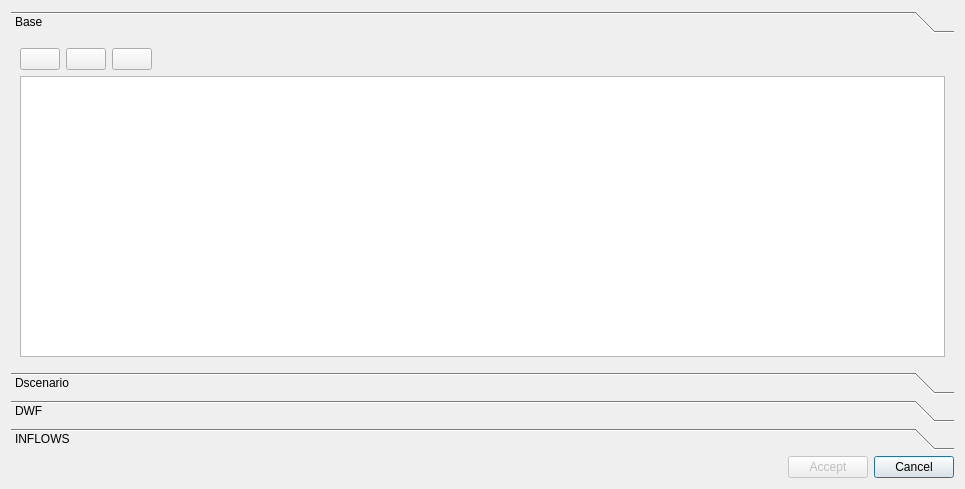
<?xml version="1.0" encoding="UTF-8"?>
<ui version="4.0">
 <class>info_epa</class>
 <widget class="QDialog" name="info_epa">
  <property name="geometry">
   <rect>
    <x>0</x>
    <y>0</y>
    <width>965</width>
    <height>489</height>
   </rect>
  </property>
  <property name="minimumSize">
   <size>
    <width>182</width>
    <height>229</height>
   </size>
  </property>
  <property name="windowTitle">
   <string>InfoEpa</string>
  </property>
  <layout class="QGridLayout" name="gridLayout_5">
   <item row="1" column="0">
    <layout class="QGridLayout" name="lyt_buttons">
     <item row="0" column="2">
      <widget class="QPushButton" name="btn_cancel">
       <property name="text">
        <string>Cancel</string>
       </property>
      </widget>
     </item>
     <item row="0" column="0">
      <spacer name="horizontalSpacer_3">
       <property name="orientation">
        <enum>Qt::Horizontal</enum>
       </property>
       <property name="sizeHint" stdset="0">
        <size>
         <width>40</width>
         <height>20</height>
        </size>
       </property>
      </spacer>
     </item>
     <item row="0" column="1">
      <widget class="QPushButton" name="btn_accept">
       <property name="enabled">
        <bool>false</bool>
       </property>
       <property name="text">
        <string>Accept</string>
       </property>
      </widget>
     </item>
    </layout>
   </item>
   <item row="0" column="0">
    <widget class="QToolBox" name="toolBox">
     <property name="currentIndex">
      <number>0</number>
     </property>
     <widget class="QWidget" name="page_base">
      <property name="geometry">
       <rect>
        <x>0</x>
        <y>0</y>
        <width>947</width>
        <height>332</height>
       </rect>
      </property>
      <attribute name="label">
       <string>Base</string>
      </attribute>
      <layout class="QGridLayout" name="gridLayout_4">
       <item row="3" column="0">
        <layout class="QGridLayout" name="lyt_base">
         <item row="0" column="0">
          <widget class="QTableView" name="tbl"/>
         </item>
        </layout>
       </item>
       <item row="0" column="0">
        <layout class="QHBoxLayout" name="horizontalLayout">
         <item>
          <widget class="QPushButton" name="btn_add_base">
           <property name="text">
            <string/>
           </property>
          </widget>
         </item>
         <item>
          <widget class="QPushButton" name="btn_delete_base">
           <property name="text">
            <string/>
           </property>
          </widget>
         </item>
         <item>
          <widget class="QPushButton" name="btn_edit_base">
           <property name="text">
            <string/>
           </property>
          </widget>
         </item>
         <item>
          <spacer name="horizontalSpacer">
           <property name="orientation">
            <enum>Qt::Horizontal</enum>
           </property>
           <property name="sizeHint" stdset="0">
            <size>
             <width>40</width>
             <height>20</height>
            </size>
           </property>
          </spacer>
         </item>
        </layout>
       </item>
      </layout>
     </widget>
     <widget class="QWidget" name="page_dscenario">
      <property name="geometry">
       <rect>
        <x>0</x>
        <y>0</y>
        <width>134</width>
        <height>122</height>
       </rect>
      </property>
      <attribute name="label">
       <string>Dscenario</string>
      </attribute>
      <layout class="QGridLayout" name="gridLayout_3">
       <item row="3" column="0">
        <layout class="QGridLayout" name="lyt_dscenario">
         <item row="0" column="0">
          <widget class="QTableView" name="tbl_dscenario"/>
         </item>
        </layout>
       </item>
       <item row="0" column="0">
        <layout class="QHBoxLayout" name="horizontalLayout_2">
         <item>
          <widget class="QPushButton" name="btn_add_dscenario">
           <property name="text">
            <string/>
           </property>
          </widget>
         </item>
         <item>
          <widget class="QPushButton" name="btn_delete_dscenario">
           <property name="text">
            <string/>
           </property>
          </widget>
         </item>
         <item>
          <widget class="QPushButton" name="btn_edit_dscenario">
           <property name="text">
            <string/>
           </property>
          </widget>
         </item>
         <item>
          <spacer name="horizontalSpacer_2">
           <property name="orientation">
            <enum>Qt::Horizontal</enum>
           </property>
           <property name="sizeHint" stdset="0">
            <size>
             <width>40</width>
             <height>20</height>
            </size>
           </property>
          </spacer>
         </item>
        </layout>
       </item>
      </layout>
     </widget>
     <widget class="QWidget" name="page_dwf">
      <property name="geometry">
       <rect>
        <x>0</x>
        <y>0</y>
        <width>947</width>
        <height>122</height>
       </rect>
      </property>
      <property name="minimumSize">
       <size>
        <width>947</width>
        <height>0</height>
       </size>
      </property>
      <attribute name="label">
       <string>DWF</string>
      </attribute>
      <layout class="QGridLayout" name="gridLayout_2">
       <item row="0" column="0">
        <layout class="QHBoxLayout" name="horizontalLayout_3">
         <item>
          <widget class="QPushButton" name="btn_add_dwf">
           <property name="text">
            <string/>
           </property>
          </widget>
         </item>
         <item>
          <widget class="QPushButton" name="btn_delete_dwf">
           <property name="text">
            <string/>
           </property>
          </widget>
         </item>
         <item>
          <widget class="QPushButton" name="btn_edit_dwf">
           <property name="text">
            <string/>
           </property>
          </widget>
         </item>
         <item>
          <spacer name="horizontalSpacer_4">
           <property name="orientation">
            <enum>Qt::Horizontal</enum>
           </property>
           <property name="sizeHint" stdset="0">
            <size>
             <width>40</width>
             <height>20</height>
            </size>
           </property>
          </spacer>
         </item>
        </layout>
       </item>
       <item row="1" column="0">
        <layout class="QGridLayout" name="lyt_dwf">
         <item row="0" column="0">
          <widget class="QTableView" name="tbl_dwf"/>
         </item>
        </layout>
       </item>
      </layout>
     </widget>
     <widget class="QWidget" name="page_inflows">
      <property name="geometry">
       <rect>
        <x>0</x>
        <y>0</y>
        <width>947</width>
        <height>332</height>
       </rect>
      </property>
      <attribute name="label">
       <string>INFLOWS</string>
      </attribute>
      <layout class="QGridLayout" name="gridLayout_6">
       <item row="0" column="0">
        <layout class="QHBoxLayout" name="horizontalLayout_4">
         <item>
          <widget class="QPushButton" name="btn_add_inflows">
           <property name="text">
            <string/>
           </property>
          </widget>
         </item>
         <item>
          <widget class="QPushButton" name="btn_delete_inflows">
           <property name="text">
            <string/>
           </property>
          </widget>
         </item>
         <item>
          <widget class="QPushButton" name="btn_edit_inflows">
           <property name="text">
            <string/>
           </property>
          </widget>
         </item>
         <item>
          <spacer name="horizontalSpacer_5">
           <property name="orientation">
            <enum>Qt::Horizontal</enum>
           </property>
           <property name="sizeHint" stdset="0">
            <size>
             <width>40</width>
             <height>20</height>
            </size>
           </property>
          </spacer>
         </item>
        </layout>
       </item>
       <item row="1" column="0">
        <layout class="QGridLayout" name="gridLayout">
         <item row="0" column="0">
          <widget class="QTableView" name="tbl_inflows"/>
         </item>
        </layout>
       </item>
      </layout>
     </widget>
    </widget>
   </item>
  </layout>
 </widget>
 <tabstops>
  <tabstop>btn_add_base</tabstop>
  <tabstop>btn_delete_base</tabstop>
  <tabstop>btn_edit_base</tabstop>
  <tabstop>tbl</tabstop>
  <tabstop>btn_accept</tabstop>
  <tabstop>btn_cancel</tabstop>
  <tabstop>btn_delete_dscenario</tabstop>
  <tabstop>btn_edit_dscenario</tabstop>
  <tabstop>tbl_dscenario</tabstop>
  <tabstop>btn_add_dscenario</tabstop>
 </tabstops>
 <resources/>
 <connections/>
</ui>
